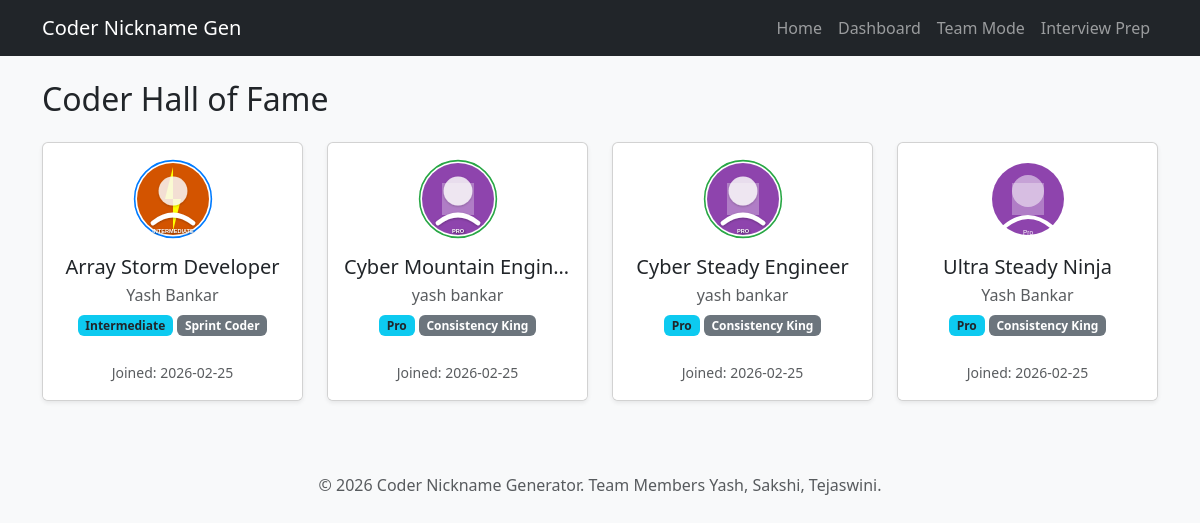
/dashboard, run on the app's committed database.
### models/user.py (models this page shows, shortened)
class User(db.Model):
    __tablename__ = 'users'
    id = db.Column(db.Integer, primary_key=True)
    name = db.Column(db.String(100), nullable=False)
    habit_score = db.Column(db.Integer, default=0)
    intelligence_score = db.Column(db.Integer, default=0)
    intelligence_level = db.Column(db.String(50)) # Beginner, Intermediate, Pro
    nickname = db.Column(db.String(150))
    avatar_path = db.Column(db.String(255))
    habit_tag = db.Column(db.String(100))
    created_at = db.Column(db.DateTime, default=datetime.utcnow)
    skills = db.relationship('Skill', backref='user', lazy=True)

### app.py (the view)
@app.route('/dashboard')
def dashboard():
    users = User.query.order_by(User.created_at.desc()).all()
    return render_template('dashboard.html', users=users)

### templates/dashboard.html (shortened to what this page needs)
{% extends "base.html" %}
{% block content %}
<div class="row">
    <div class="col-12">
        <h2 class="mb-4">Coder Hall of Fame</h2>
        <div class="row">
            {% for user in users %}
            <div class="col-md-3 mb-4">
                <div class="card h-100 shadow-sm">
                    <div class="card-body text-center">
                        {% if user.avatar_path %}
                        <img src="{{ url_for('static', filename='avatars/' + user.avatar_path) }}" alt="Avatar" class="img-fluid rounded-circle mb-3 avatar-preview" style="width: 80px; height: 80px; background: #fff;">
                        {% else %}
                        <div class="rounded-circle mb-3 mx-auto d-flex align-items-center justify-content-center bg-light" style="width: 80px; height: 80px; border: 2px solid #dee2e6;">
                            <span class="h4 mb-0 text-muted">{{ user.name[0]|upper if user.name else '?' }}</span>
                        </div>
                        {% endif %}
                        <h5 class="card-title text-truncate">{{ user.nickname }}</h5>
                        <p class="card-subtitle mb-2 text-muted">{{ user.name }}</p>
                        <div class="d-flex justify-content-center gap-1">
                            <span class="badge bg-info text-dark">{{ user.intelligence_level }}</span>
                            <span class="badge bg-secondary">{{ user.habit_tag }}</span>
                        </div>
                    </div>
                    <div class="card-footer bg-white border-top-0 pb-3 text-center">
                        <small class="text-muted">Joined: {{ user.created_at.strftime('%Y-%m-%d') }}</small>
                    </div>
                </div>
            </div>
            {% endfor %}
        </div>
    </div>
</div>
{% endblock %}

### templates/base.html (shortened to what this page needs)
<!DOCTYPE html>
<html lang="en">
<head>
    <link href="https://cdn.jsdelivr.net/npm/bootstrap@5.3.0/dist/css/bootstrap.min.css" rel="stylesheet">
    <link rel="stylesheet" href="{{ url_for('static', filename='css/style.css') }}">
</head>
<body class="bg-light">
    <nav class="navbar navbar-expand-lg navbar-dark bg-dark mb-4">
        <div class="container">
            <a class="navbar-brand" href="{{ url_for('index') }}">Coder Nickname Gen</a>
            <div class="collapse navbar-collapse" id="navbarNav">
                <ul class="navbar-nav ms-auto">
                    <li class="nav-item"><a class="nav-link" href="{{ url_for('index') }}">Home</a></li>
                    <li class="nav-item"><a class="nav-link" href="{{ url_for('dashboard') }}">Dashboard</a></li>
                    <li class="nav-item"><a class="nav-link" href="{{ url_for('team_list') }}">Team Mode</a></li>
                    <li class="nav-item"><a class="nav-link" href="{{ url_for('interview') }}">Interview Prep</a></li>
                </ul>
            </div>
        </div>
    </nav>
    <div class="container">
        {% block content %}{% endblock %}
    </div>
    <footer class="text-center mt-5 mb-4 text-muted">
        <p>&copy; 2026 Coder Nickname Generator. Team Members Yash, Sakshi, Tejaswini. </p>
    </footer>
</body>
</html>

### static/css/style.css (style rules this page uses)
body { font-family: 'Segoe UI', Tahoma, Geneva, Verdana, sans-serif; background-color: #f0f2f5; }
.avatar-preview { transition: transform 0.5s ease; }

### data on the page
User: avatar_path (picture), nickname "Array Storm Developer", name "Yash Bankar", intelligence_level "Intermediate", habit_tag "Sprint Coder", created_at "2026-02-25"
User: avatar_path (picture), nickname "Cyber Mountain Engin…", name "yash bankar", intelligence_level "Pro", habit_tag "Consistency King", created_at "2026-02-25"
User: avatar_path (picture), nickname "Cyber Steady Engineer", name "yash bankar", intelligence_level "Pro", habit_tag "Consistency King", created_at "2026-02-25"
User: avatar_path (picture), nickname "Ultra Steady Ninja", name "Yash Bankar", intelligence_level "Pro", habit_tag "Consistency King", created_at "2026-02-25"
